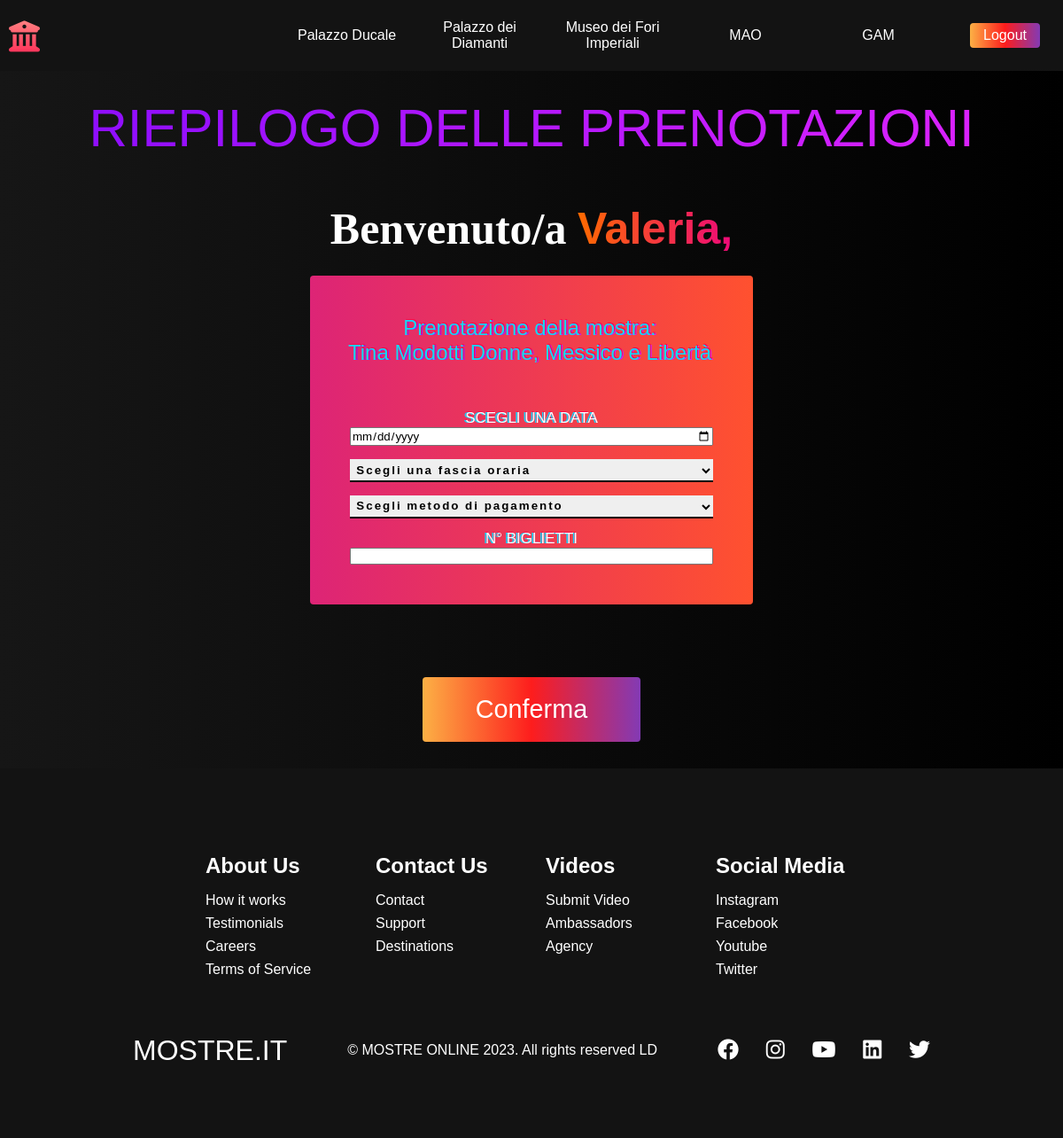
/views/prenotazioni/prenotazioni.php?id_mostra=M002 (signed in), run on the app's committed database.
### tables this page shows
CREATE TABLE
    `visitatori` (
        `COD_VISITATORE` varchar(4) NOT NULL,
        `COGNOME` varchar(20) DEFAULT NULL,
        `NOME` varchar(20) DEFAULT NULL,
        `TELEFONO` varchar(14) DEFAULT NULL,
        `EMAIL` varchar(30) DEFAULT NULL,
        `LOGIN` varchar(20) DEFAULT NULL,
        `PSW` varchar(20) DEFAULT NULL
    );

CREATE TABLE
    `mostre` (
        `COD_MOSTRA` varchar(4) NOT NULL,
        `TITOLO` varchar(70) DEFAULT NULL,
        `DATA_INIZIO` date DEFAULT NULL,
        `DATA_FINE` date DEFAULT NULL,
        `PREZZO` decimal(4, 2) DEFAULT NULL,
        `COD_SEDE` varchar(4) NOT NULL
    );

### views/prenotazioni/prenotazioni.php (the view, shortened to what this page needs)
<?php
require "../../config.php";
$id_mostra = $_GET['id_mostra'];
if (!isset($_SESSION['COD_VISITATORE'])) {
    echo '<script>alert("Fai prima il login!");
            window.location.href = "http://localhost/Prova_Finale_Dantas/views/login/login.php";
        </script>';
    exit();
} else if (isset($_SESSION['COD_VISITATORE'])) {
    $cod_visitatore = $_SESSION['COD_VISITATORE'];
?>
    <?php require "../header.php"; ?>
    <form action="../../controllers/Biglietto.php" method="post">
        <div class="riepilogo_log">
            <div class="hero__container">
                <p class="hero__description">RIEPILOGO DELLE PRENOTAZIONI</p>
                <?php $data = $pdo->query("SELECT * FROM visitatori WHERE COD_VISITATORE = '$cod_visitatore'")->fetchAll(); ?>
                <?php foreach ($data as $row) : ?>
                    <h1 class="hero__heading hr2"> Benvenuto/a <span><?php echo $row['NOME']; ?>,</span></h1>
                <?php endforeach; ?>
                <div class="main__container m1">
                    <div class="main__img--container">
                        <div class="main__img--card" id="card-2">
                            <?php $data = $pdo->query("SELECT * FROM mostre WHERE COD_MOSTRA = '$id_mostra'")->fetchAll(); ?>
                            <?php foreach ($data as $row) : ?>
                                <p class="hero__description hero2"> Prenotazione della mostra:<br> <span><?php echo $row['TITOLO']; ?></p>
                            <?php endforeach; ?>
                            <label for="data">Scegli una data</label>
                            <input type="date" name="DATA" id="data">
                            <select id="fascia_oraria" name="FASCIA_ORARIA" data-selected="">
                                <option value="" selected="selected" disabled="disabled">Scegli una fascia oraria</option>
                            </select>
                            <select id="selectbox" data-selected="" name="TIPO_PAGAMENTO">
                                <option value="" selected="selected" disabled="disabled">Scegli metodo di pagamento</option>
                            </select>
                            <label for="QUANTITA">N° Biglietti</label>
                            <input type="number" name="QUANTITA" id="QUANTITA">
                        </div>
                    </div>
                </div>
                <div class="main__content">
                    <button type="submit" class="main__btn"><span> Conferma</span></button>
                </div>
            </div>
        </div>
    </form>
<?php include('../footer.php');
} ?>

### assets/css/homepage.css (style rules this page uses)
* { box-sizing: border-box; margin: 0; padding: 0; font-family: "Kumbh Sans", sans-serif; scroll-behavior: smooth; }
.hero__container { display: flex; flex-direction: column; justify-content: center; align-items: center; max-width: 1200px; margin: 0 auto; height: 90%; text-align: center; padding: 30px; }
.hero__heading { font-family: Jost; font-size: 100px; margin-bottom: 24px; color: #fff; }
.hero__heading span { background: #ee0979; background: -webkit-linear-gradient(to right, #ff6a00, #ee0979); background: linear-gradient(to right, #ff6a00, #ee0979); background-size: 100%; -webkit-background-clip: text; -moz-background-clip: text; -webkit-text-fill-color: transparent; -mo-text-fill-color: transparent; }
.hero__heading.hr2 { font-size: 50px; }
.hero__description { font-size: 60px; background: #da22ff; background: -webkit-linear-gradient(to right, #9114ff, #da22ff); background: linear-gradient(to right, #8f0eff, #da22ff); background-size: 100%; -webkit-background-clip: text; -moz-background-clip: text; -webkit-text-fill-color: transparent; -moz-text-fill-color: transparent; }
.hero__description.hero2 { font-size: 24px; text-shadow: -2px 0 #12d8fa, -1px -1px #ff0844; }
.main__container { display: grid; grid-template-columns: 1fr 1fr; align-items: center; justify-content: center; margin: 0 auto; height: 90%; z-index: 1; width: 100%; max-width: 1300px; padding: 0 50px; }
.main__container.m1 { grid-template-columns: 1fr; justify-items: center; margin-bottom: 50px; }
.main__content { color: #fff; width: 100%; }
.main__btn { font-size: 1.8rem; background: #833ab4; background: -webkit-linear-gradient(to right, #fcb045, #fd1d1d, #833ab4); background: linear-gradient(to right, #fcb045, #fd1d1d, #833ab4); padding: 20px 60px; border: none; border-radius: 4px; margin-top: 2rem; cursor: pointer; position: relative; transition: all 0.35s; outline: none; }
.main__btn, .main__btn span { position: relative; z-index: 2; color: #fff; text-decoration: none; }
.main__btn:after { position: absolute; content: ""; top: 0; left: 0; width: 0; height: 100%; background: #ff1ead; transition: all 0.35s; border-radius: 4px; }
.main__img--container { text-align: center; }
.main__img--card { display: flex; flex-direction: column; justify-content: center; width: 500px; height: fit-content; padding: 45px; border-radius: 4px; color: #fff; background-image: linear-gradient(to right, #00dbde 0%, #fc00ff 100%); }
#data, #fascia_oraria { margin-bottom: 15px; }
.main__img--card label, .label, .label2 { text-transform: uppercase; font-size: 17px; text-shadow: -2px 0 #12d8fa, -1px -1px #ff0844; }
input[type="number" ] { text-align: center; }
#card-2 { background: #ff512f; background: -webkit-linear-gradient(to right, #dd2476, #ff512f); background: linear-gradient(to right, #dd2476, #ff512f); }
.riepilogo_log { background: #000000; background: linear-gradient(to right, #161616, #000000); }
.riepilogo_log .hero__description { margin-bottom: 50px; }
select { margin-bottom: 1em; padding: 0.25em; border: 0; border-bottom: 2px solid; border-bottom-color: 2px solid; font-weight: bold; letter-spacing: 0.15em; border-radius: 0; transition: all 0.3s ease; }
#selectbox option, #fascia_oraria option { border: 1px solid #282b2b; background: #ff512f; background: linear-gradient(to right, #dd2476, #ff512f); color: #282b2b; }

### data on the page
visitatori: NOME "Valeria"
mostre: TITOLO "Tina Modotti Donne, Messico e Libertà"
